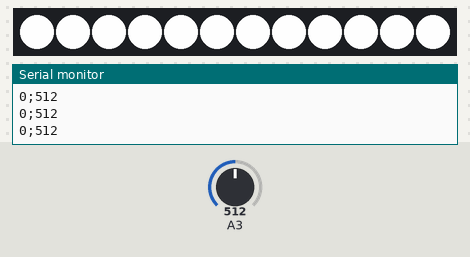
A sketch run on a simulated Arduino Mega 2560, built with avr-gcc and run on an emulated ATmega2560. Parts: 12 RGB LEDs in strip order, left to right, the last lines printed to the serial monitor. The test bench sets the inputs (shaded band); at power-on: A3 = 512.

Above: at 1.2 s.
1.3 s: A3 set to 580
2.8 s: A3 set to 613
At 4.0 s:
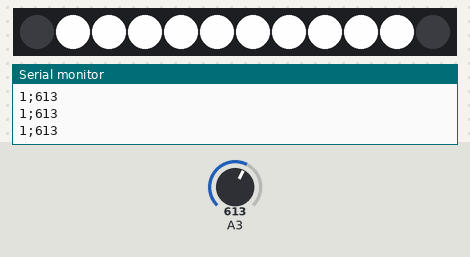
4.3 s: A3 set to 1004
At 5.2 s:
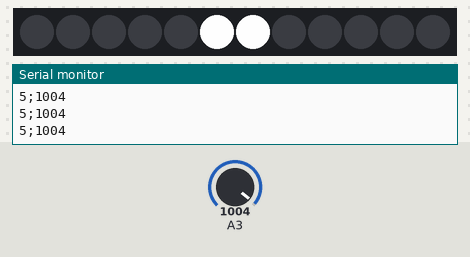
5.8 s: A3 set to 1023
At 6.5 s:
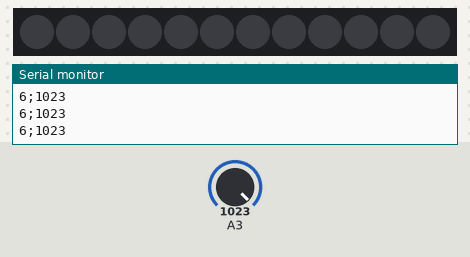
Timing chart, 0 to 8.3 s (numbered marks = the images above; inputs shaded):
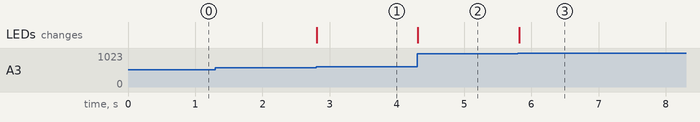

The sketch:

lightboxfinalcode.ino
```cpp
//hi
#include <Adafruit_NeoPixel.h>
#ifdef __AVR__
#include <avr/power.h>
#endif
#define PIN 9
#define NUMPIXELS 12
Adafruit_NeoPixel pixels(NUMPIXELS, PIN, NEO_GRB + NEO_KHZ800);
#define DELAYVAL 50

int p;
int x;
int y;

void setup() {
  Serial.begin(9600);
  pixels.begin();
  pinMode(26, INPUT);
  pinMode(27, INPUT);
}

void loop() {
  p = analogRead(A3);
  if (p < 512) {
    y = map(p, 0, 512, 0, 6);
    for (x = 0; x < 6; x++) {
      if (x < y) {
        pixels.setPixelColor(x, pixels.Color(250, 250, 250));
        pixels.setPixelColor(11 - x, pixels.Color(250, 250, 250));
      } else {
        pixels.setPixelColor(x, pixels.Color(0, 0, 0));
        pixels.setPixelColor(11 - x, pixels.Color(0, 0, 0));
      }
    }
    Serial.print(y);
    Serial.print(';');
    Serial.println(p);
    pixels.show();
  } else {
    y = map(p, 512, 1023, 0, 6);
    for (x = 0; x < 6; x++) {
      if (x < y) {
        pixels.setPixelColor(x, pixels.Color(0, 0, 0));
        pixels.setPixelColor(11 - x, pixels.Color(0, 0, 0));
      } else {
        pixels.setPixelColor(x, pixels.Color(250, 250, 250));
        pixels.setPixelColor(11 - x, pixels.Color(250, 250, 250));
      }
    }
    Serial.print(y);
    Serial.print(';');
    Serial.println(p);
    pixels.show();
  }

}
```

Measured:
- the behaviour switches between 597 and 598 on A3 (found by bisection; images 0 and 1)
- the behaviour switches between 1022 and 1023 on A3 (found by bisection; images 2 and 3)
- after the input at 2.8 s, the LEDs: change at once (image 1)
- after the input at 4.3 s, the LEDs: change at once (image 2)
- after the input at 5.8 s, the LEDs: change at once (image 3)
